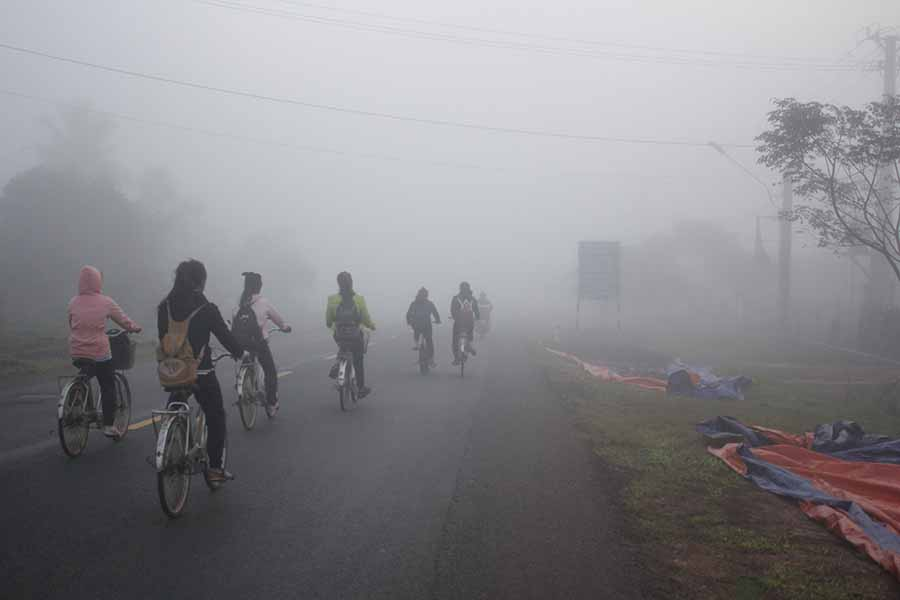
#> input picture Image/5.jpg, 900 x 600 px; its folder holds only this picture in this run
$ python -i defog.py   (imports and definitions only)
#> lines starting #> are read from the running program, lines starting #| are printed output that depends on the picture; after the words box and inside, x2 and y2 are one past the last pixel; in counts of white or black regions, pixels touching at a corner belong together
#> further down, picture is the input picture: shape (600, 900, 3); mean B, G, R 139, 134.7, 136.1
import numpy as np
import math
import cv2


def apply_mask(matrix, mask, fill_value):
    masked = np.ma.array(matrix, mask=mask, fill_value=fill_value)
    return masked.filled()


def apply_threshold(matrix, low_value, high_value):
    low_mask = matrix < low_value
    matrix = apply_mask(matrix, low_mask, low_value)

    high_mask = matrix > high_value
    matrix = apply_mask(matrix, high_mask, high_value)

    return matrix


def adjust_image_gamma(image, gamma=0.98):
    image = np.power(image, gamma)
    max_val = np.max(image.ravel())
    image = image / max_val * 255
    image = image.astype(np.uint8)
    return image


def defog(img, percent=5, adjust_gamma=False, denoise=False):
#> called with percent = 5, adjust_gamma = False, denoise = False
    assert img.shape[2] == 3
    assert 0 < percent < 100

    half_percent = percent / 200.0

    channels = cv2.split(img)

    out_channels = []
    for channel in channels:
        assert len(channel.shape) == 2
        height, width = channel.shape
        vec_size = width * height
        flat = channel.reshape(vec_size)

        assert len(flat.shape) == 1

        flat = np.sort(flat)

        n_cols = flat.shape[0]

        low_val = flat[math.floor(n_cols * half_percent)]
        high_val = flat[math.ceil(n_cols * (1.0 - half_percent))]
        threshold = apply_threshold(channel, low_val, high_val)
        normalized = cv2.normalize(threshold, threshold.copy(), 0, 255, cv2.NORM_MINMAX)
        out_channels.append(normalized)
#> this loop made 3 passes
#> (low_val, high_val) on passes 1 to 3: (47, 223), (46, 217), (47, 218)
#> pass 1, in apply_threshold, `low_mask = matrix < low_value`:
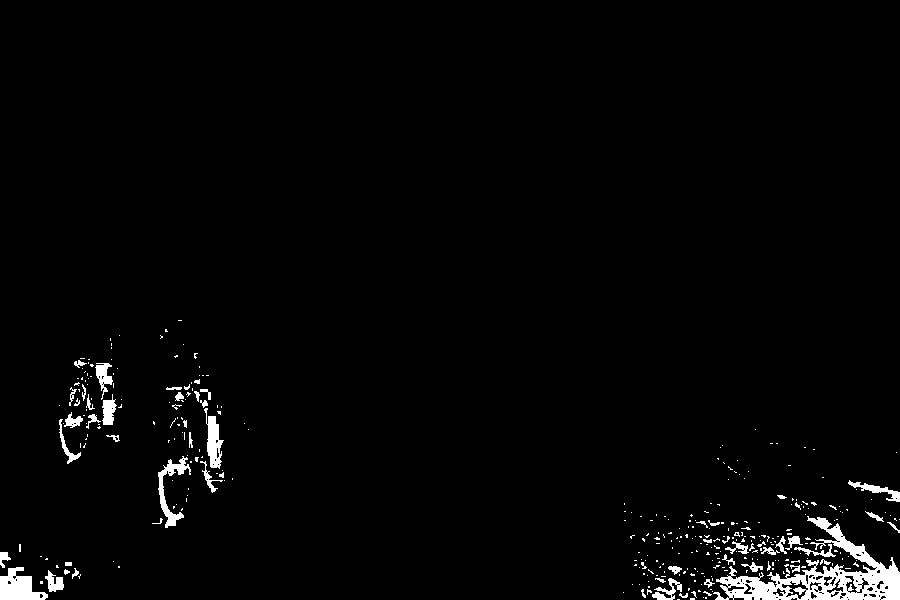
#> low_mask: shape (600, 900) bool; 2.3% white; 348 white regions (291 under 20 px), largest, box (x1, y1, x2, y2) and area: (713, 516, 900, 600) 4913, (0, 567, 48, 600) 955, (158, 456, 191, 528) 672
#> pass 1, in apply_mask, `masked = np.ma.array(matrix, mask=mask, fill_value=fill_value)`:
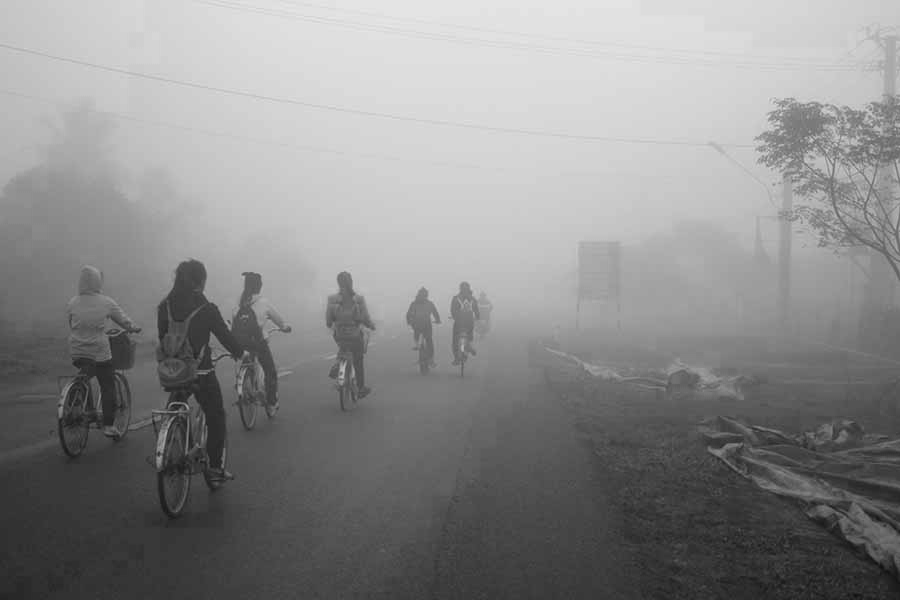
#> masked: shape (600, 900); min 14, max 232, mean 139
#> pass 1, in apply_threshold, `high_mask = matrix > high_value`:
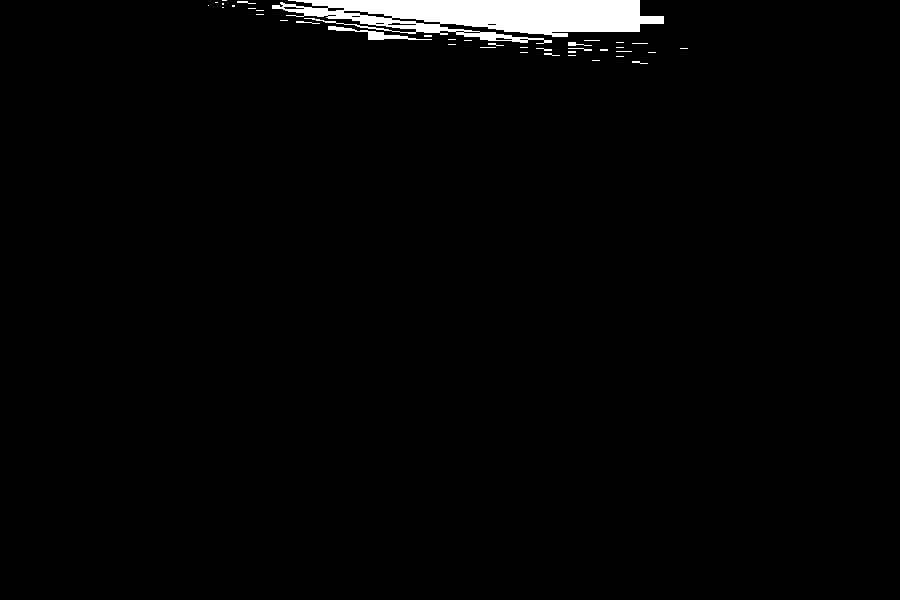
#> high_mask: shape (600, 900) bool; 2.1% white; 39 white regions (29 under 20 px), largest, box (x1, y1, x2, y2) and area: (272, 0, 664, 44) 10229, (328, 26, 432, 40) 373, (568, 42, 592, 46) 48
#> after the loop, out_channels = 3 items

    out_img = cv2.merge(out_channels)
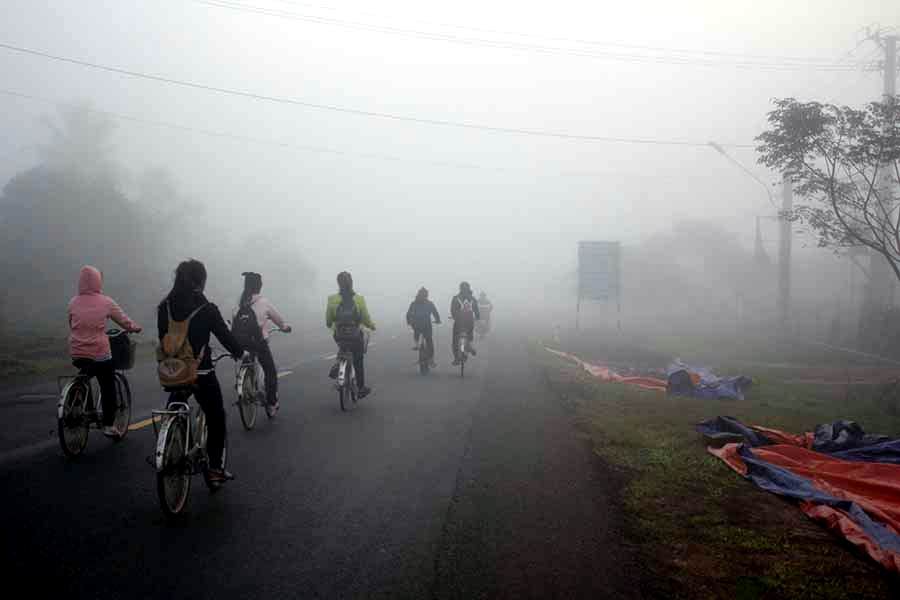
#> out_img: shape (600, 900, 3); mean of channels 0, 1, 2 133.4, 132.4, 133; drawn as B, G, R
    if adjust_gamma:
        out_img = adjust_image_gamma(out_img)

    out_img = zmIceColor(out_img / 255.0) * 255
    if denoise:
        out_img = cv2.fastNlMeansDenoisingColored(out_img, None, 3, 10, 7, 21)

    return out_img


def stretchImage(data, s=0.005, bins=2000):
    ht = np.histogram(data, bins)
    d = np.cumsum(ht[0]) / float(data.size)
    lmin = 0
    lmax = bins - 1
    while lmin < bins:
        if d[lmin] >= s:
            break
        lmin += 1
    while lmax >= 0:
        if d[lmax] <= 1 - s:
            break
        lmax -= 1
    return np.clip((data - ht[1][lmin]) / (ht[1][lmax] - ht[1][lmin]), 0, 1)


g_para = {}


def getPara(radius=5):
    global g_para
    m = g_para.get(radius, None)
    if m is not None:
        return m
    size = radius * 2 + 1
    m = np.zeros((size, size))
    for h in range(-radius, radius + 1):
        for w in range(-radius, radius + 1):
            if h == 0 and w == 0:
                continue
            m[radius + h, radius + w] = 1.0 / math.sqrt(h ** 2 + w ** 2)
    m /= m.sum()
    g_para[radius] = m
    return m


# 常规的ACE实现
def zmIce(I, ratio=4, radius=300):
    para = getPara(radius)
    height, width = I.shape
    zh = []
    zw = []
    n = 0
    while n < radius:
        zh.append(0)
        zw.append(0)
        n += 1
    for n in range(height):
        zh.append(n)
    for n in range(width):
        zw.append(n)
    n = 0
    while n < radius:
        zh.append(height - 1)
        zw.append(width - 1)
        n += 1
    # print(zh)
    # print(zw)

    Z = I[np.ix_(zh, zw)]
    res = np.zeros(I.shape)
    for h in range(radius * 2 + 1):
        for w in range(radius * 2 + 1):
            if para[h][w] == 0:
                continue
            res += (para[h][w] * np.clip((I - Z[h:h + height, w:w + width]) * ratio, -1, 1))
    return res


# 单通道ACE快速增强实现
def zmIceFast(I, ratio, radius):
    print(I)
    height, width = I.shape[:2]
    if min(height, width) <= 2:
        return np.zeros(I.shape) + 0.5
    Rs = cv2.resize(I, (int((width + 1) / 2), int((height + 1) / 2)))
    Rf = zmIceFast(Rs, ratio, radius)  # 递归调用
    Rf = cv2.resize(Rf, (width, height))
    Rs = cv2.resize(Rs, (width, height))

    return Rf + zmIce(I, ratio, radius) - zmIce(Rs, ratio, radius)


def zmIceColor(I, ratio=4, radius=3):
#> called with ratio = 4, radius = 3
    res = np.zeros(I.shape)
    for k in range(3):
        res[:, :, k] = stretchImage(zmIceFast(I[:, :, k], ratio, radius))
#> this loop made 3 passes
#> (printed output is left out)
#> pass 1, in zmIceFast (call 3), `Rs = cv2.resize(I, (int((width + 1) / 2), int((height + 1) / 2)))`:
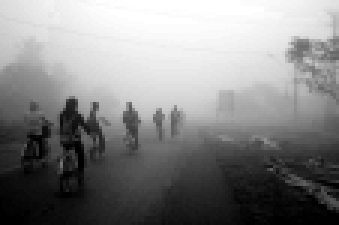
#> Rs: shape (75, 113) float64 (shown 3 times larger); min 0, max 1, mean 0.523
#> pass 1, in zmIceFast (call 4), `Rs = cv2.resize(I, (int((width + 1) / 2), int((height + 1) / 2)))`:
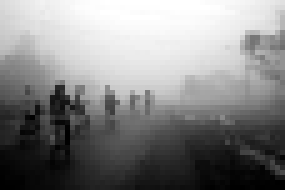
#> Rs: shape (38, 57) float64 (shown 5 times larger); min 0, max 1, mean 0.523
#> after the loop:
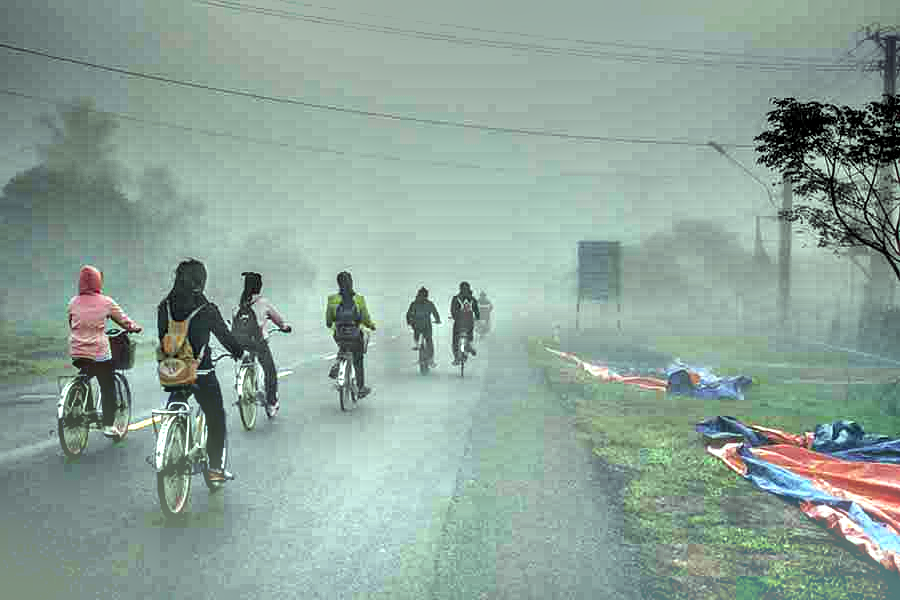
#> res: shape (600, 900, 3) float64; mean of channels 0, 1, 2 0.606, 0.644, 0.558; drawn as B, G, R
    return res


def change_brightness(img, alpha=1, beta=35):
    img_new = np.asarray(alpha * img + beta, dtype=int)  # cast pixel values to int
    img_new[img_new > 255] = 255
    img_new[img_new < 0] = 0
    return img_new

>>> import cv2
>>> picture = cv2.imread('../../Image/5.jpg')
>>> result = defog(picture)

$ run again, on Image/nguoiduatin-DSC0436.jpeg
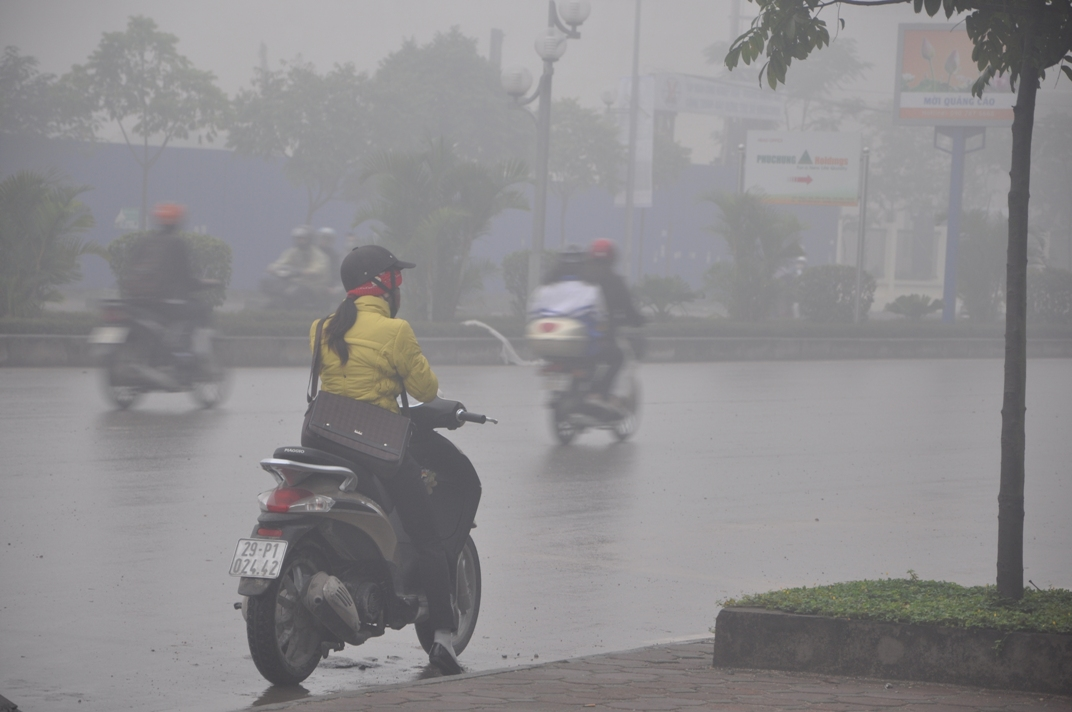
#> input picture Image/nguoiduatin-DSC0436.jpeg, 1072 x 712 px
#> picture is the input picture: shape (712, 1072, 3); mean B, G, R 141.8, 139.8, 141.5
#> the loop in defog, `for channel in channels:` made 3 passes
#> (low_val, high_val) on passes 1 to 3: (78, 180), (77, 178), (78, 180)
#> pass 1, in apply_threshold, `low_mask = matrix < low_value`:
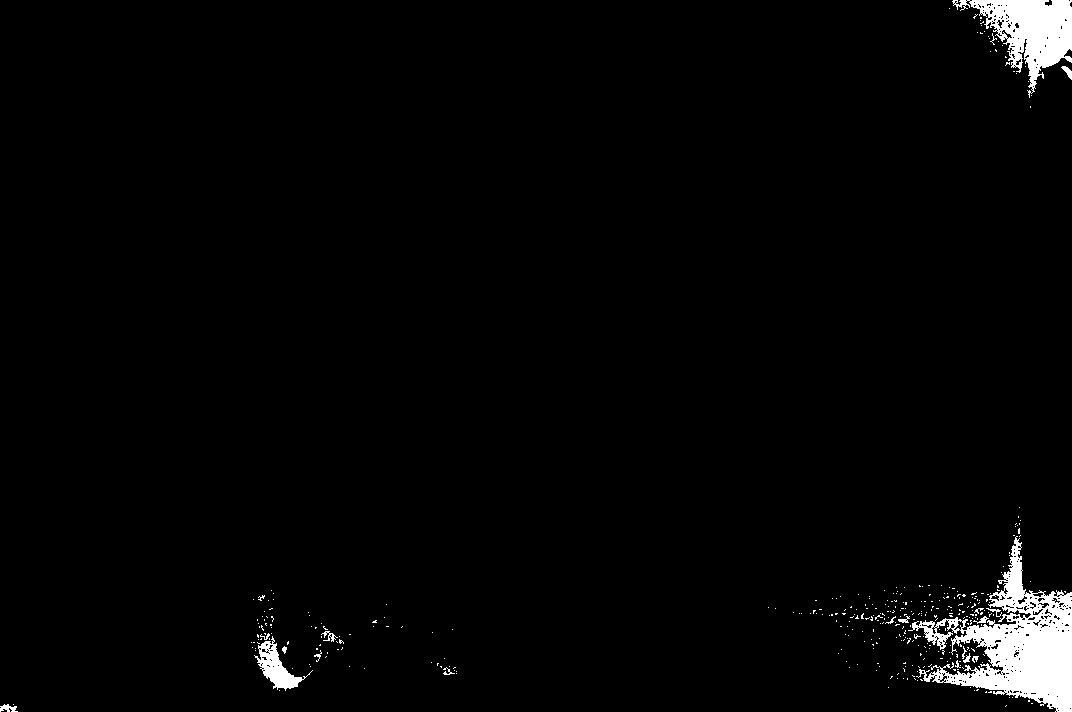
#> low_mask: shape (712, 1072) bool; 2.4% white; 375 white regions (356 under 20 px), largest, box (x1, y1, x2, y2) and area: (908, 536, 1072, 712) 10610, (952, 0, 1072, 98) 4959, (254, 636, 313, 691) 1029
#> after the loop in defog, `for channel in channels:`: out_channels = 3 items
#> the loop in zmIceColor, `for k in range(3):` made 3 passes
#> (printed output is left out)
#> after the loop in zmIceColor, `for k in range(3):`:
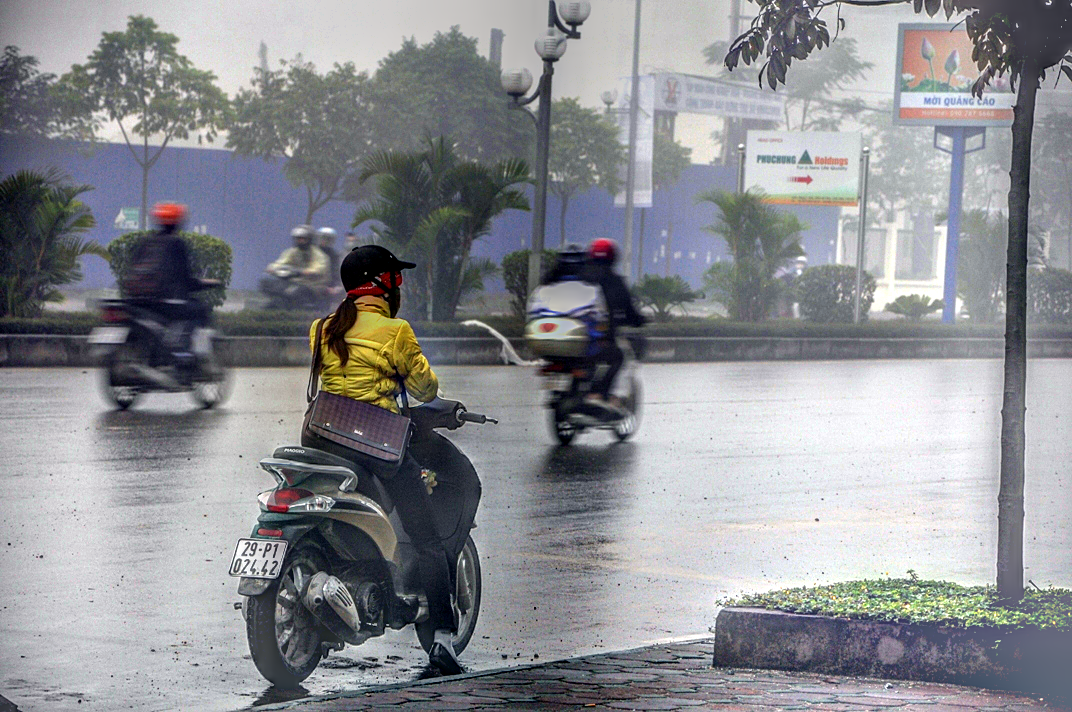
#> res: shape (712, 1072, 3) float64; mean of channels 0, 1, 2 0.574, 0.556, 0.55; drawn as B, G, R
